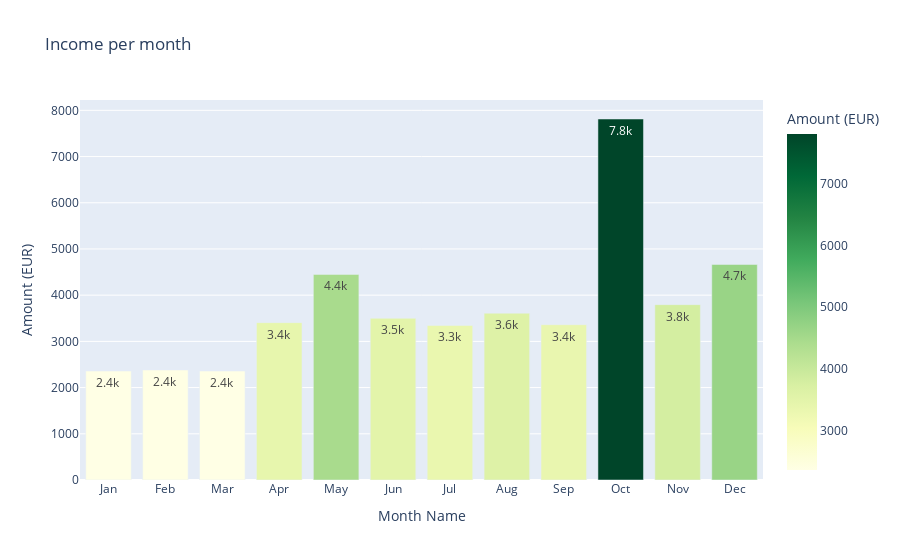

The notebook cell this image was saved under:
### Code cell
income_monthly_2022 = make_monthly_bar_chart(df, 2022, 'Income')
income_monthly_2022

### Figure 1 — Plotly figure (JSON) as saved in the notebook; plotly's stock layout.template omitted (floating-point values rounded to 4 significant figures)
{"data": [{"alignmentgroup": "True", "hovertemplate": "Month Name=%{x}<br>Amount (EUR)=%{marker.color}<extra></extra>", "legendgroup": "", "marker": {"color": [2359.0, 2381.0, 2359.0, 3406.0, 4449.0, 3499.0, 3346.0, 3610.0, 3361.0, 7813.0, 3795.0, 4664.0], "coloraxis": "coloraxis", "pattern": {"shape": ""}}, "name": "", "offsetgroup": "", "orientation": "v", "showlegend": false, "textposition": "auto", "texttemplate": "%{y:.2s}", "type": "bar", "x": ["Jan", "Feb", "Mar", "Apr", "May", "Jun", "Jul", "Aug", "Sep", "Oct", "Nov", "Dec"], "xaxis": "x", "y": [2359.0, 2381.0, 2359.0, 3406.0, 4449.0, 3499.0, 3346.0, 3610.0, 3361.0, 7813.0, 3795.0, 4664.0], "yaxis": "y"}], "layout": {"barmode": "relative", "coloraxis": {"colorbar": {"title": {"text": "Amount (EUR)"}}, "colorscale": [[0, "rgb(255,255,229)"], [0.125, "rgb(247,252,185)"], [0.25, "rgb(217,240,163)"], [0.375, "rgb(173,221,142)"], [0.5, "rgb(120,198,121)"], [0.625, "rgb(65,171,93)"], [0.75, "rgb(35,132,67)"], [0.875, "rgb(0,104,55)"], [1, "rgb(0,69,41)"]]}, "legend": {"tracegroupgap": 0}, "title": {"text": "Income per month"}, "xaxis": {"anchor": "y", "domain": [0, 1], "title": {"text": "Month Name"}}, "yaxis": {"anchor": "x", "domain": [0, 1], "title": {"text": "Amount (EUR)"}}}}
